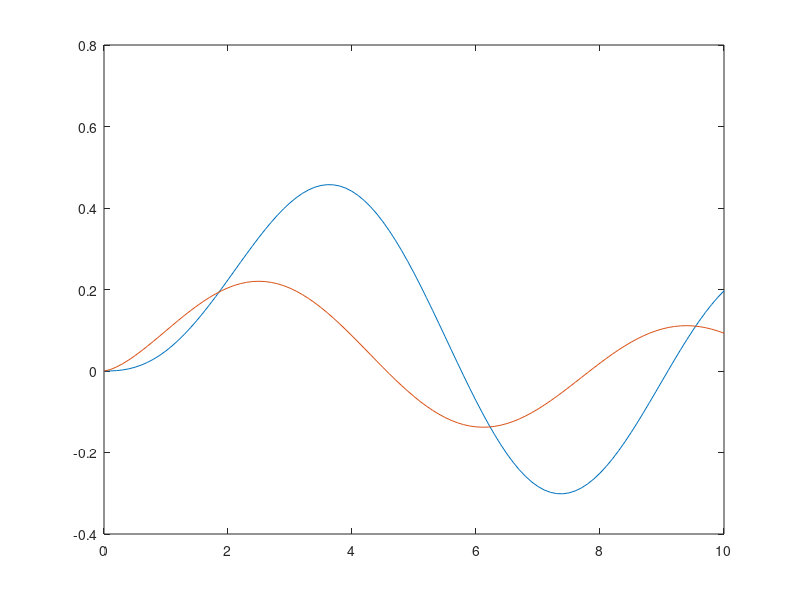

MATLAB code for this plot:
% Finds the energy and radial wavefunction for a particle from the point 
% of view of an observer in a rotating frame of reference. The 
% wavefunction is correct to order v/c and the spin is in the same 
% direction as the rotation (probably). This is a positive energy solution.  
% This uses equations (343) and (356)-(361) in my notes in "Dirac 
% equation in a rotating frame of reference 3".
k=1.0;
mu=1.5;
om=0.01;
m=1.0;
c=1.0;
hbar=1.0;
mf=(m*c^2+hbar*om/2);
E=mu*hbar*om+sqrt(mu^2*hbar^2*om^2+hbar^2*c^2*k^2+mf^2)
Xn=1;
ef1=E+m*c^2+hbar*om/2;
ef2=E-m*c^2-hbar*om/2;
ef3=E^2-hbar^2*c^2*k^2-(2*mu+2)*hbar*om*E-mf^2;
Wn=-2*hbar^2*om*c*k*Xn/ef3;
Bn=(E*Wn-hbar*c*k*Xn)/ef2;
An=(hbar*c*k*Wn+2*mu*hbar*om*Xn)/ef2;
rmin=0;
rmax=10;
dr=0.1;
nr=round(1+(rmax-rmin)/dr);
r=rmin:dr:rmax;
z=k*r;
z1=om*z/(k*c);
A=An/An
B=Bn/An
W=Wn/An
X=Xn/An
for ir=1:nr
    psi1(ir)=A*besselj(mu+1,r(ir))+z1(ir)*B*besselj(mu,z(ir));
    psi2(ir)=W*besselj(mu,z(ir))+z1(ir)*X*besselj(mu+1,z(ir));
end
plot(z,psi1,z,psi2)



    
